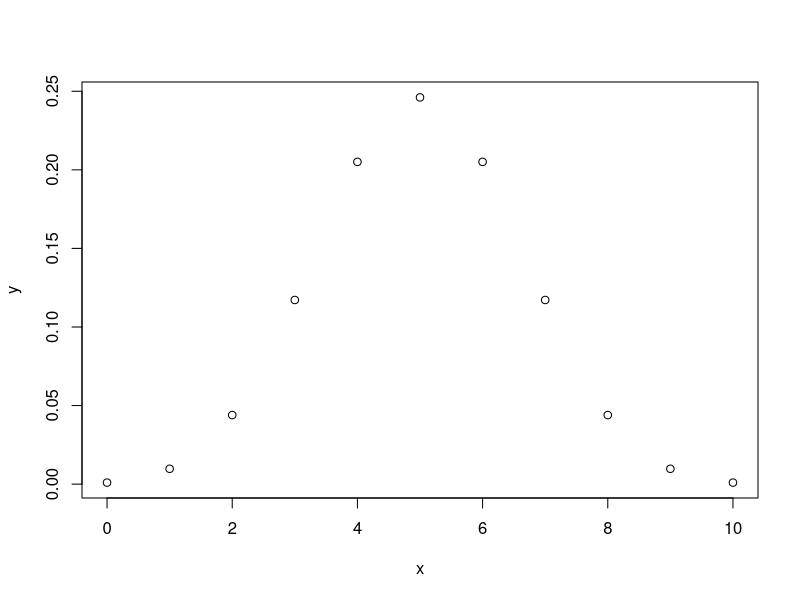
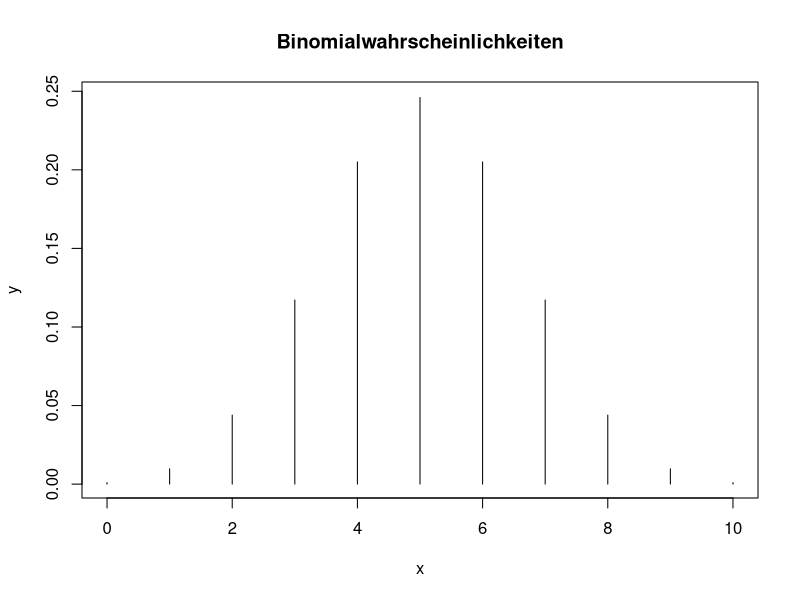
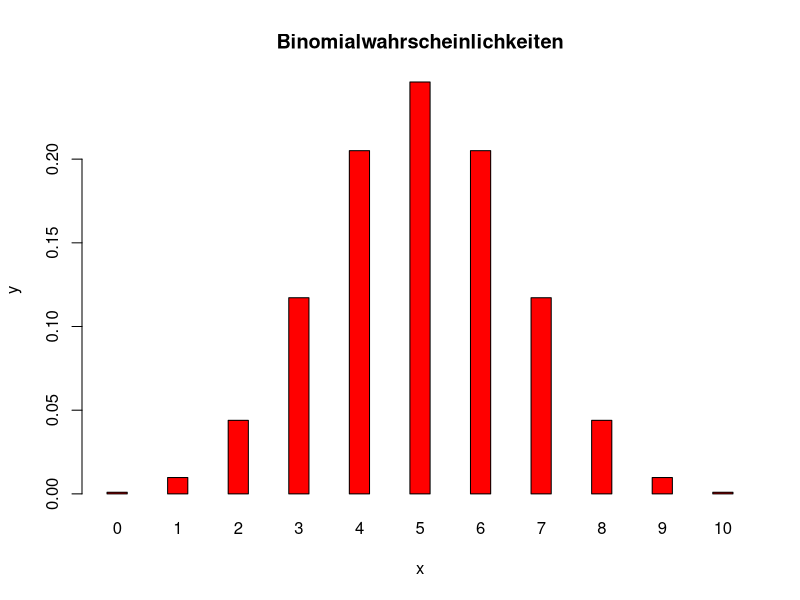
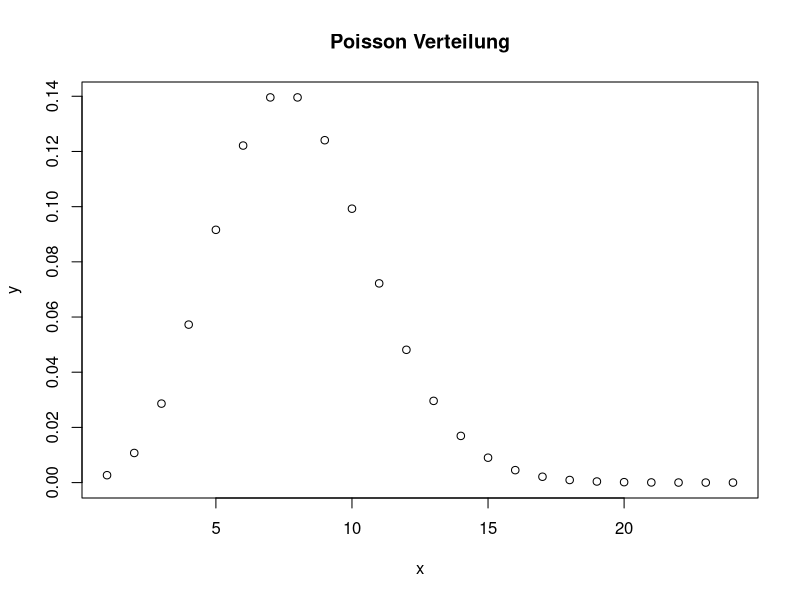
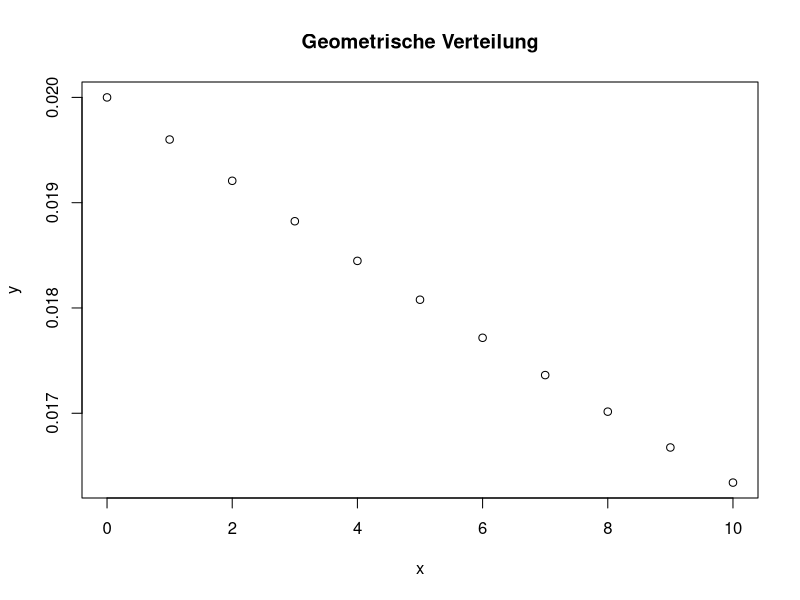
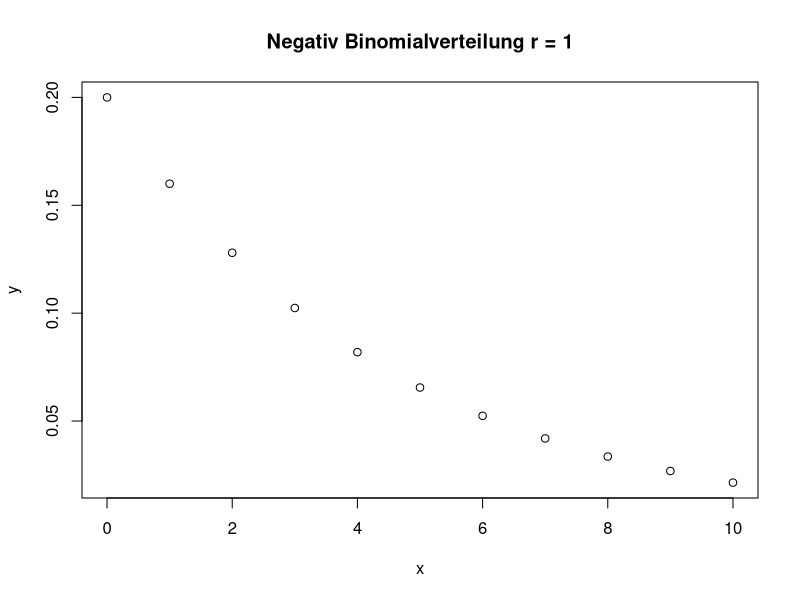
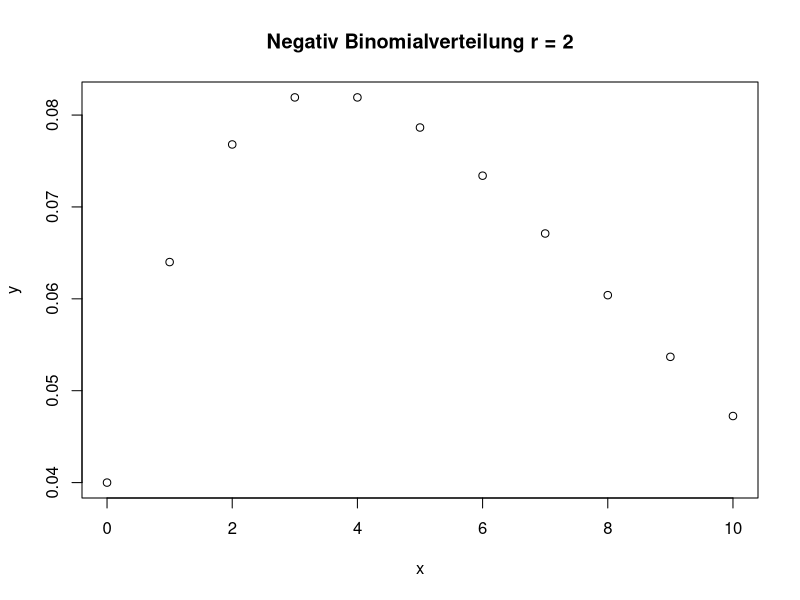
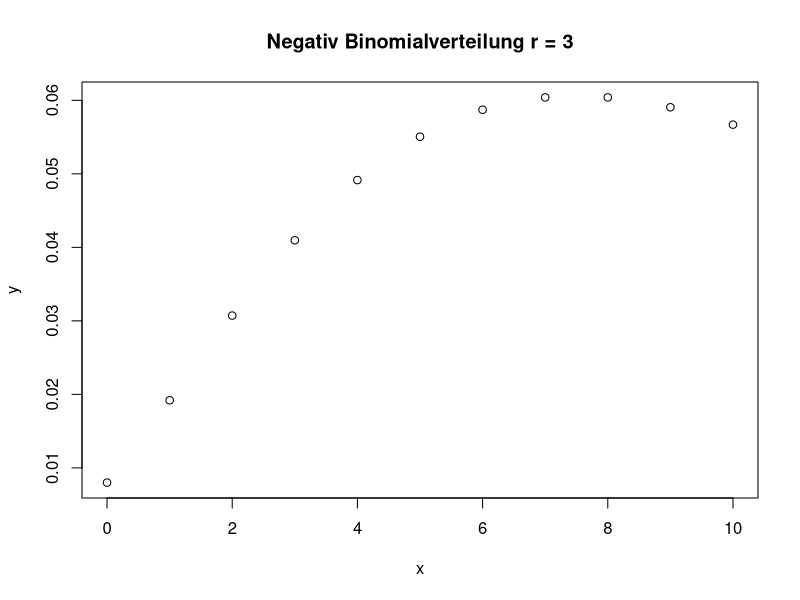

Source code (R) for these figures, in order:
# Berechnung des kritischen Werts aus dem Beispiel in B2
### Output define for plots.
pdf("SS2017_Vorlesung_UebungenInR2.pdf")

### Binomialverteilung
### ?dbinom

n = 10
p = 1/2

## Einseitiger Test
## Bestimmung des kritischen Wertes durch sukzessives Ausrechnen

### W-keit P(X >= 7) = 1 - P(X <= 6)
1 - pbinom(6, n, p)

### W-keit P(X >= 8) = 1 - P(X <= 7)
1 - pbinom(7, n, p)

### W-keit P(X >= 9) = 1 - P(X <= 8)
1 - pbinom(8, n, p)

### W-keit P(X >= 10) = 1 - P(X <= 9)
1 - pbinom(9, n, p)

## Direkt über Quantilfunktion
### ?qbinom
qbinom(0.95, n, p)

# Darstellung von Binomialwahrscheinlichkeiten 
### Erzeugung eines Vektors von äquidistanten x-Werten
x = 0 : 10

x

seq(0, 10)

seq(0, 10, by = 0.25)

### Berechnung der Binomialwahrscheinlichkeiten
library(ggplot2)
y = dbinom(x, n, p)
plot(x, y)

### Histogram ähnlicher Stil
plot(x, y, type = "h", main="Binomialwahrscheinlichkeiten")
barplot(y, names.arg =x, col = "red", xlab = "x", ylab = "y", main="Binomialwahrscheinlichkeiten", space = 2)

# Andere Verteilungen
## Poisson-Verteilung Po(lambda) - Zählprozess
### Je höher lambda, desto mehr Teilchen
### ?dpois
### dpois(x, lambda)

## Beispiel Poisson Verteilung
### labmda = Varianz und Mittelwert
x = 1:24
y = dpois(x, 8)
plot(x, y, main="Poisson Verteilung")

## Geometrische Verteilung Geo-(p)
### Anzahl der Misserfolge bis zum ersten Erfolg.
### ?dgeom
### dgeom(x, prob)

## Beispiel Geometrische Verteilung
x = 0 : 10
y = dgeom(x, 0.02)
plot(x, y, main = "Geometrische Verteilung")

## Negativ Binomialverteilung Nb-(r;p)
### Anzahl der Misserfolge bis zum r-ten Erfolg. r = size
### ?qnbinom
### dnbinom(x, size, prob)

## Beispiel Negativ Binomialverteilung
x = 0 : 10

### r = 1
y = dnbinom(x, 1, 0.2)
plot(x, y, main="Negativ Binomialverteilung r = 1")

### r = 2
y = dnbinom(x, 2, 0.2)
plot(x, y, main="Negativ Binomialverteilung r = 2")

### r = 3
y = dnbinom(x, 3, 0.2)
plot(x, y, main="Negativ Binomialverteilung r = 3")

## Hypergeometrische Verteilung Geo-(p)
### Anzahl weißer Kugeln bei Ziehung von k Kugeln aus Urne mit m weißen und n schwarzen Kugeln.
### N -> m+n, K->m, n->k
### ?dhyper
### dhyper(x, m, n, k)

## Beispiel Hypergeometrische Verteilung
x = 0:10
### 20 weiße, 30 schwarze
y = dhyper(x, 20, 30, 10)
plot(x,y, main="Hypergeometrische Verteilung")

# Rechnungen zum Beispiel 1 aus B 2
## Normalverteilung
### ?dnorm
### dnorm(x, mean = 0, sd = 1)
### Achtung Angabe der Standardabweichung! NICHT Varianz.

## Beispiel zur Normalverteilung
x = seq(-3, 3, 0.05)
y = dnorm(x, mean = 0, sd = 1)
plot(x,y, main = "Normalverteilung")

n = 1000
p = 0.5

## Exakte Wahrscheinlichkeit
1 - pbinom(529, n, p)

## Normalverteilungsapproximation
1- pnorm((530-n*p)/sqrt(n*p*(1-p)))

o = dev.off();